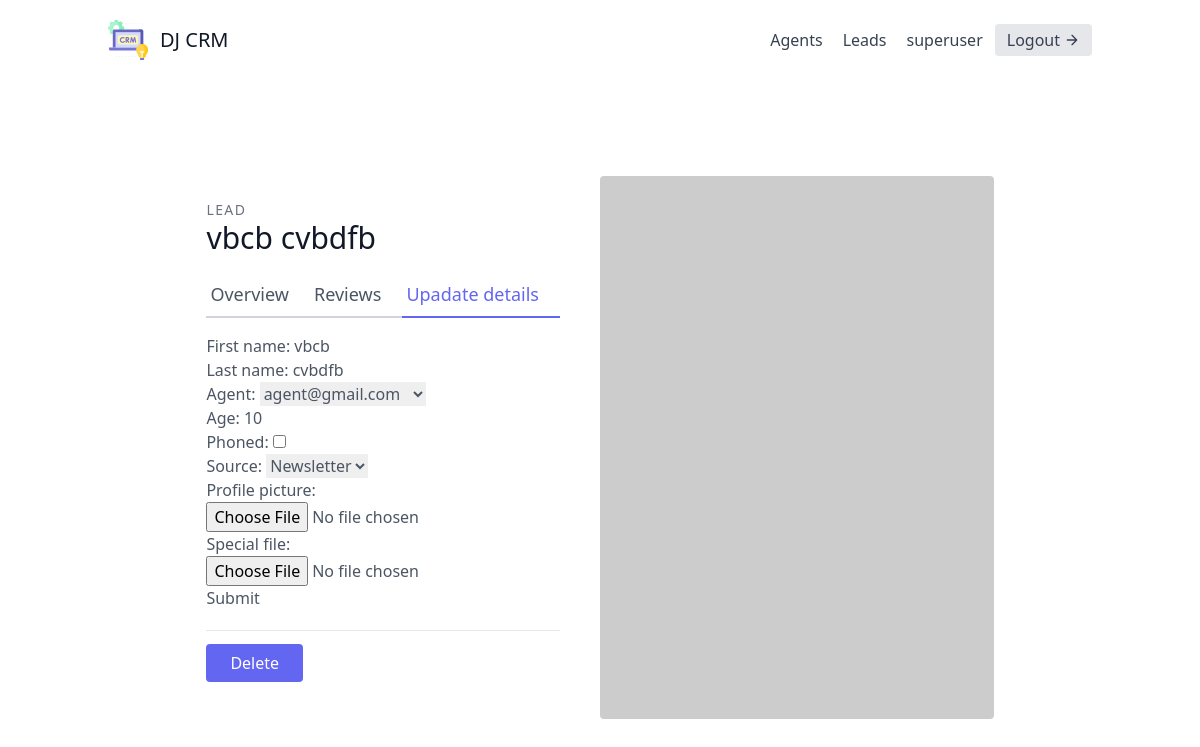
The page /leads/2/update (signed in) on the database its author committed.
### leads/models.py (models this page shows, shortened)
class User(AbstractUser):
    is_organizer = models.BooleanField(default=True)
    is_agent = models.BooleanField(default=False)

class Lead(models.Model):
    SOURCE_CHOICES = (
        ("YouTube", "YouTube"),
        ("Google", "Google"),
        ("Newsletter", "Newsletter"),
    )
    first_name = models.CharField(max_length=20)
    last_name = models.CharField(max_length=20)
    agent = models.ForeignKey("Agent",null=True, blank=True, on_delete=models.SET_NULL)
    organization = models.ForeignKey(UserProfile, on_delete=models.CASCADE)
    age = models.IntegerField(default=0)
    phoned = models.BooleanField(default=False)
    source = models.CharField(choices=SOURCE_CHOICES, max_length=100)
    profile_picture = models.ImageField(blank=True, null=True)
    special_file = models.FileField(blank=True, null=True)
    category = models.ForeignKey("Category",related_name="leads", null=True, blank=True, on_delete=models.SET_NULL)

### leads/views.py (the view, shortened to what this page needs)
# urls.py: path("<int:pk>/update", LeadUpdateView.as_view(), name="lead-update"),
class LeadUpdateView(OrganiserAndLoginRequiredMixin, generic.UpdateView):
    template_name = "leads/lead_update.html"
    form_class = LeadModelForm
    def get_queryset(self):
        user = self.request.user
        return Lead.objects.filter(organization=user.userprofile)

### leads/forms.py
class LeadModelForm(forms.ModelForm):
    class Meta:
        model = Lead
        fields = (
            "first_name",
            "last_name",
            "agent",
            "age",
            "phoned",
            "source",
            "profile_picture",
            "special_file",
        )

### agents/mixins.py (called while the page is built)
    def dispatch(self, request, *args, **kwargs):
        if not request.user.is_authenticated or not request.user.is_organizer:
            return redirect("leads:lead-list")
        return super().dispatch(request, *args, **kwargs)

### leads/models.py (called while the page is built)
    def __str__(self):
        return self.user.email

### leads/templates/leads/lead_update.html (shortened to what this page needs)
{% extends "base.html" %}
{% block content %}
<section class="text-gray-600 body-font overflow-hidden">
    <div class="container px-5 py-24 mx-auto">
      <div class="lg:w-4/5 mx-auto flex flex-wrap">
        <div class="lg:w-1/2 w-full lg:pr-10 lg:py-6 mb-6 lg:mb-0">
          <h2 class="text-sm title-font text-gray-500 tracking-widest">LEAD</h2>
          <h1 class="text-gray-900 text-3xl title-font font-medium mb-4">{{lead.first_name}} {{lead.last_name}}</h1>
          <div class="flex mb-4">
            <a href = "{% url 'leads:lead-detail' lead.pk %}", class="flex-grow border-b-2 border-gray-300 py-2 text-lg px-1">Overview</a>
            <a class="flex-grow border-b-2 border-gray-300 py-2 text-lg px-1">Reviews</a>
            <a href = "{% url 'leads:lead-update' lead.pk %}", class="flex-grow text-indigo-500 border-b-2 border-indigo-500 py-2 text-lg px-1">Upadate details</a>
          </div>
          <form method="post" enctype="multipart/form-data">
            {{ form.as_p }}
            <button type="submit">Submit</button>
          </form>
          <div class="mt-5 py-5 border-t border-gray-200">
            <a href="{% url 'leads:lead-delete' lead.pk %}" class="w-1/2 mt-3 text-white bg-indigo-500 border-0 py-2 px-6 focus:outline-none hover:bg-indigo-600 rounded">
                Delete
            </a>
          </div>
        </div>
        <img alt="ecommerce" class="lg:w-1/2 w-full lg:h-auto h-64 object-cover object-center rounded" src="https://dummyimage.com/400x400">
      </div>
    </div>
  </section>
{% endblock content %}

### templates/navbar.html (shortened to what this page needs)
<header class="text-gray-700 body-font">
    <div class="container mx-auto flex flex-wrap p-5 flex-col md:flex-row items-center">
      <a href="" class="flex title-font font-medium items-center text-gray-900 mb-4 md:mb-0">
        <span class="ml-3 text-xl">DJ CRM</span>
      </a>
      <nav class="md:ml-auto flex flex-wrap items-center text-base justify-center">
          {% if not request.user.is_authenticated %}
            <a href="{% url 'signup'%}" class="mr-5 hover:text-gray-900">Signup</a>
          {% else %}
            {% if request.user.is_organizer %}
              <a href="{% url 'agents:agent-list' %}" class="mr-5 hover:text-gray-900">Agents</a>
            {% endif %}
              <a href="{% url 'leads:lead-list' %}" class="mr-5 hover:text-gray-900">Leads</a>
          {% endif %}
        </nav>
      {% if request.user.is_authenticated %}
      {{request.user.username}}
      <a href="{% url 'logout'%}" class="ml-3 inline-flex items-center bg-gray-200 border-0 py-1 px-3 focus:outline-none hover:bg-gray-300 rounded text-base mt-4 md:mt-0">
        Logout
          <svg fill="none" stroke="currentColor" stroke-linecap="round" stroke-linejoin="round" stroke-width="2" class="w-4 h-4 ml-1" viewBox="0 0 24 24">
              <path d="M5 12h14M12 5l7 7-7 7"></path>
          </svg>
      </a>
      {% endif %}
    </div>
</header>

### rows shown on the page
User: user.username "superuser"
Lead: first_name "vbcb", last_name "cvbdfb", agent "agent@gmail.com", age "10", source "Newsletter"
